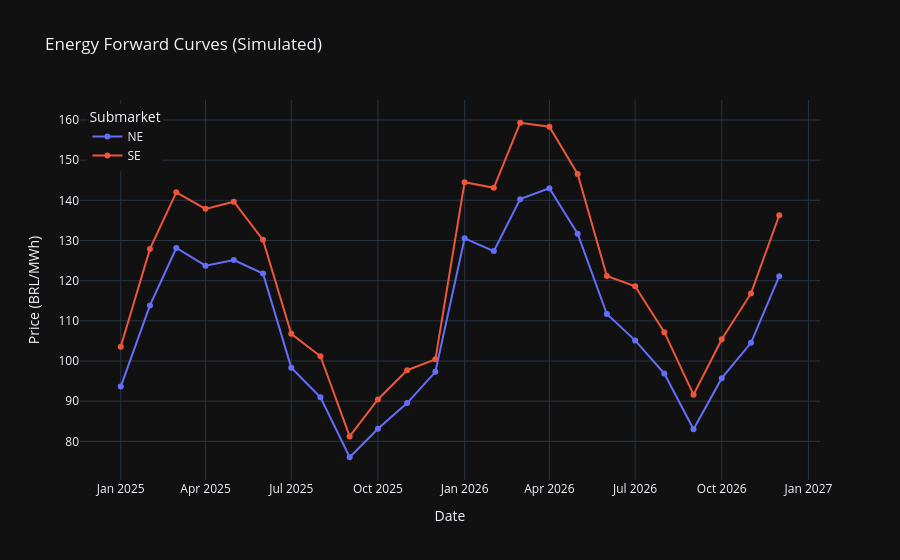

This figure's notebook cell:
### Markdown cell above
Market Analysis

Visualizing the Forward Price Curves generated for the Southeast (SE) and South (S) submarkets.

### Code cell
fig = px.line(
    fwd_curves.T,
    title='Energy Forward Curves (Simulated)',
    labels={'index': 'Date', 'value': 'Price (BRL/MWh)', 'variable': 'Submarket'},
    markers=True
)

fig.update_layout(
    xaxis_title="Date",
    yaxis_title="Price (BRL/MWh)",
    hovermode="x unified", # Mostra o preço de SE e S juntos ao passar o mouse
    legend=dict(
        yanchor="top",
        y=0.99,
        xanchor="left",
        x=0.01
    )
)
fig.show()

### Figure 1 — Plotly figure (JSON) as saved in the notebook; plotly's stock layout.template omitted (floating-point values rounded to 4 significant figures)
{"data": [{"hovertemplate": "Submarket=NE<br>Date=%{x}<br>Price (BRL/MWh)=%{y}<extra></extra>", "legendgroup": "NE", "line": {"color": "#636efa", "dash": "solid"}, "marker": {"symbol": "circle"}, "mode": "lines+markers", "name": "NE", "orientation": "v", "showlegend": true, "type": "scatter", "x": ["2025-01-01T00:00:00.000000", "2025-02-01T00:00:00.000000", "2025-03-01T00:00:00.000000", "2025-04-01T00:00:00.000000", "2025-05-01T00:00:00.000000", "2025-06-01T00:00:00.000000", "2025-07-01T00:00:00.000000", "2025-08-01T00:00:00.000000", "2025-09-01T00:00:00.000000", "2025-10-01T00:00:00.000000", "2025-11-01T00:00:00.000000", "2025-12-01T00:00:00.000000", "2026-01-01T00:00:00.000000", "2026-02-01T00:00:00.000000", "2026-03-01T00:00:00.000000", "2026-04-01T00:00:00.000000", "2026-05-01T00:00:00.000000", "2026-06-01T00:00:00.000000", "2026-07-01T00:00:00.000000", "2026-08-01T00:00:00.000000", "2026-09-01T00:00:00.000000", "2026-10-01T00:00:00.000000", "2026-11-01T00:00:00.000000", "2026-12-01T00:00:00.000000"], "xaxis": "x", "y": [93.63, 113.8, 128.1, 123.7, 125.2, 121.8, 98.35, 90.95, 76.04, 83.12, 89.52, 97.31, 130.5, 127.4, 140.3, 143.0, 131.7, 111.7, 105.1, 96.89, 83.03, 95.74, 104.5, 121.1], "yaxis": "y"}, {"hovertemplate": "Submarket=SE<br>Date=%{x}<br>Price (BRL/MWh)=%{y}<extra></extra>", "legendgroup": "SE", "line": {"color": "#EF553B", "dash": "solid"}, "marker": {"symbol": "circle"}, "mode": "lines+markers", "name": "SE", "orientation": "v", "showlegend": true, "type": "scatter", "x": ["2025-01-01T00:00:00.000000", "2025-02-01T00:00:00.000000", "2025-03-01T00:00:00.000000", "2025-04-01T00:00:00.000000", "2025-05-01T00:00:00.000000", "2025-06-01T00:00:00.000000", "2025-07-01T00:00:00.000000", "2025-08-01T00:00:00.000000", "2025-09-01T00:00:00.000000", "2025-10-01T00:00:00.000000", "2025-11-01T00:00:00.000000", "2025-12-01T00:00:00.000000", "2026-01-01T00:00:00.000000", "2026-02-01T00:00:00.000000", "2026-03-01T00:00:00.000000", "2026-04-01T00:00:00.000000", "2026-05-01T00:00:00.000000", "2026-06-01T00:00:00.000000", "2026-07-01T00:00:00.000000", "2026-08-01T00:00:00.000000", "2026-09-01T00:00:00.000000", "2026-10-01T00:00:00.000000", "2026-11-01T00:00:00.000000", "2026-12-01T00:00:00.000000"], "xaxis": "x", "y": [103.6, 127.9, 142.0, 137.9, 139.7, 130.2, 106.8, 101.2, 81.23, 90.43, 97.71, 100.4, 144.5, 143.1, 159.3, 158.3, 146.6, 121.2, 118.6, 107.2, 91.62, 105.4, 116.8, 136.3], "yaxis": "y"}], "layout": {"hovermode": "x unified", "legend": {"title": {"text": "Submarket"}, "tracegroupgap": 0, "x": 0.01, "xanchor": "left", "y": 0.99, "yanchor": "top"}, "title": {"text": "Energy Forward Curves (Simulated)"}, "xaxis": {"anchor": "y", "domain": [0, 1], "title": {"text": "Date"}}, "yaxis": {"anchor": "x", "domain": [0, 1], "title": {"text": "Price (BRL/MWh)"}}}}
